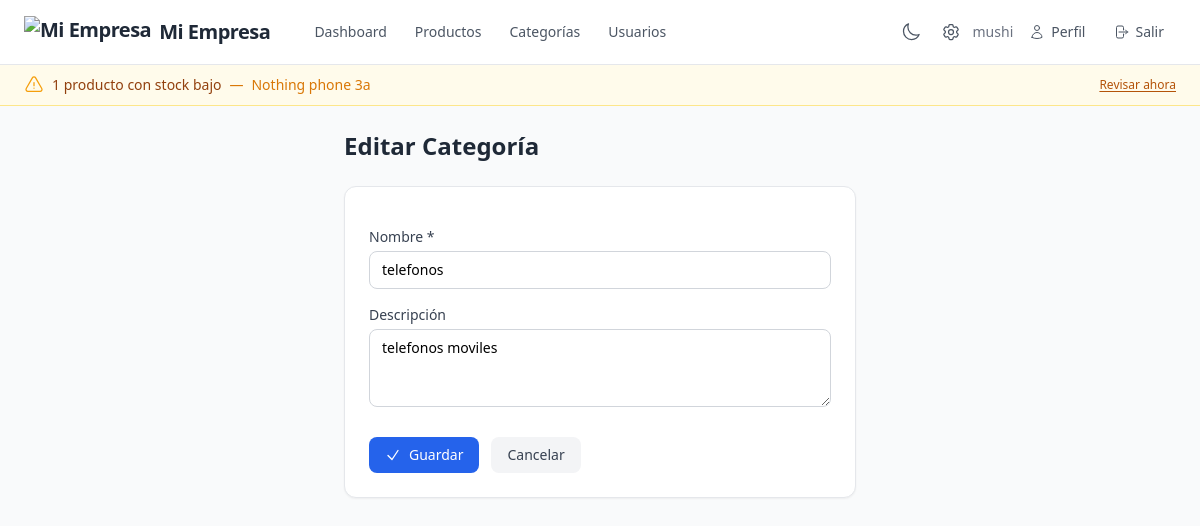
The app's page /categorias/1/editar/ (signed in) with its own data.
### inventory/models.py (models this page shows, shortened)
class CompanySettings(models.Model):
    company_name = models.CharField(max_length=100, default='Mi Empresa')
    logo = models.ImageField(upload_to='company/', blank=True, null=True)
    currency_symbol = models.CharField(max_length=10, default='$')
    class Meta:
        verbose_name_plural = 'company settings'
    @classmethod
    def load(cls):
        obj, created = cls.objects.get_or_create(pk=1)
        return obj

class Product(models.Model):
    name = models.CharField(max_length=200)
    description = models.TextField(blank=True)
    category = models.ForeignKey(Category, on_delete=models.CASCADE, related_name='products')
    price = models.DecimalField(max_digits=10, decimal_places=2)
    stock = models.IntegerField(default=0)
    low_stock_threshold = models.IntegerField(default=5)
    created_at = models.DateTimeField(auto_now_add=True)
    updated_at = models.DateTimeField(auto_now=True)

class Category(models.Model):
    name = models.CharField(max_length=100, unique=True)
    description = models.TextField(blank=True)
    created_at = models.DateTimeField(auto_now_add=True)
    updated_at = models.DateTimeField(auto_now=True)
    class Meta:
        verbose_name_plural = 'categories'

### inventory/views.py (the view)
# urls.py: path('categorias/<int:pk>/editar/', views.category_update, name='category_update'),
@require_permission('inventory.change_category')
def category_update(request, pk):
    category = get_object_or_404(Category, pk=pk)
    if request.method == 'POST':
        form = CategoryForm(request.POST, instance=category)
        if form.is_valid():
            form.save()
            messages.success(request, 'Categoría actualizada exitosamente.')
            return redirect('category_list')
    else:
        form = CategoryForm(instance=category)
    return render(request, 'inventory/category_form.html', {'form': form, 'category': category})

### inventory/forms.py
class CategoryForm(forms.ModelForm):
    class Meta:
        model = Category
        fields = ['name', 'description']
        widgets = {
            'description': forms.Textarea(attrs={'rows': 3}),
        }

### inventory/context_processors.py (called while the page is built)
def company_settings(request):
    settings = CompanySettings.load()
    return {
        'company_name': settings.company_name,
        'company_logo': settings.logo,
        'currency_symbol': settings.currency_symbol,
    }

def low_stock_notification(request):
    if not request.user.is_authenticated:
        return {'low_stock_count': 0, 'low_stock_list': []}
    products = Product.objects.filter(
        stock__lte=F('low_stock_threshold')
    ).select_related('category').order_by('stock')[:5]
    return {
        'low_stock_count': len(products),
        'low_stock_list': products,
    }

### inventory/views.py (called while the page is built)
def require_permission(perm):
    def decorator(view_func):
        @wraps(view_func)
        def _wrapped_view(request, *args, **kwargs):
            if not request.user.is_authenticated:
                return redirect(f'/login/?next={request.path}')
            if not request.user.has_perm(perm):
                messages.error(request, 'No tienes permiso para realizar esta acción.')
                return redirect('dashboard')
            return view_func(request, *args, **kwargs)
        return _wrapped_view
    return decorator

### templates/inventory/category_form.html (shortened to what this page needs)
{% extends 'base.html' %}
{% block content %}
<div class="max-w-lg mx-auto">
    <h1 class="text-2xl font-bold text-gray-800 dark:text-gray-100 mb-6">{% if form.instance.pk %}Editar{% else %}Nueva{% endif %} Categoría</h1>
    <form method="post" class="bg-white dark:bg-gray-800 rounded-xl shadow-sm border border-gray-200 dark:border-gray-700 p-6 space-y-4">
        <div>
            <label for="{{ form.name.id_for_label }}" class="block text-sm font-medium text-gray-700 dark:text-gray-300 mb-1">Nombre *</label>
            <input type="text" name="{{ form.name.html_name }}" id="{{ form.name.id_for_label }}" value="{{ form.name.value|default:'' }}" {% if form.name.field.required %}required{% endif %} class="w-full border border-gray-300 dark:border-gray-600 rounded-lg px-3 py-2 text-sm focus:ring-2 focus:ring-blue-500 focus:border-blue-500 dark:bg-gray-700 dark:text-gray-100 {% if form.name.errors %}border-red-500{% endif %}">
        </div>
        <div>
            <label for="{{ form.description.id_for_label }}" class="block text-sm font-medium text-gray-700 dark:text-gray-300 mb-1">Descripción</label>
            <textarea name="{{ form.description.html_name }}" id="{{ form.description.id_for_label }}" rows="3" class="w-full border border-gray-300 dark:border-gray-600 rounded-lg px-3 py-2 text-sm focus:ring-2 focus:ring-blue-500 focus:border-blue-500 dark:bg-gray-700 dark:text-gray-100 {% if form.description.errors %}border-red-500{% endif %}">{{ form.description.value|default:'' }}</textarea>
        </div>
        <div class="flex gap-3 pt-2">
            <button type="submit" class="inline-flex items-center gap-2 bg-blue-600 hover:bg-blue-500 text-white px-4 py-2 rounded-lg text-sm font-medium transition-colors">
                <svg xmlns="http://www.w3.org/2000/svg" class="w-4 h-4" fill="none" viewBox="0 0 24 24" stroke-width="2" stroke="currentColor">
                    <path stroke-linecap="round" stroke-linejoin="round" d="m4.5 12.75 6 6 9-13.5" />
                </svg>
                Guardar
            </button>
            <a href="{% url 'category_list' %}" class="inline-flex items-center gap-2 bg-gray-100 dark:bg-gray-700 hover:bg-gray-200 dark:hover:bg-gray-600 text-gray-700 dark:text-gray-300 px-4 py-2 rounded-lg text-sm font-medium transition-colors">
                Cancelar
            </a>
        </div>
    </form>
</div>
{% endblock %}

### templates/base.html (shortened to what this page needs)
<!DOCTYPE html>
<html lang="es-mx">
<head>
    <script src="https://cdn.tailwindcss.com">
    </script>
</head>
<body class="bg-gray-50 dark:bg-gray-900 min-h-screen transition-colors">
    <nav class="bg-white dark:bg-gray-800 shadow-sm border-b border-gray-200 dark:border-gray-700">
        <div class="max-w-7xl mx-auto px-4 sm:px-6">
            <div class="flex justify-between items-center h-16">
                <div class="flex items-center gap-8">
                    <a href="{% url 'dashboard' %}" class="flex items-center gap-2 text-xl font-bold text-gray-800 dark:text-gray-100 tracking-tight">
                        {% if company_logo %}
                        <img src="{{ company_logo.url }}" alt="{{ company_name }}" class="h-8 w-auto">
                        {% endif %}
                        {{ company_name }}
                    </a>
                    <div class="flex items-center gap-1">
                        <a href="{% url 'dashboard' %}" class="px-3 py-2 text-sm font-medium rounded-lg {% if request.resolver_match.url_name == 'dashboard' %}bg-blue-50 dark:bg-blue-900 text-blue-700 dark:text-blue-200{% else %}text-gray-600 dark:text-gray-300 hover:text-gray-800 dark:hover:text-gray-100 hover:bg-gray-100 dark:hover:bg-gray-700{% endif %} transition-colors">
                            Dashboard
                        </a>
                        <a href="{% url 'product_list' %}" class="px-3 py-2 text-sm font-medium rounded-lg {% if request.resolver_match.url_name == 'product_list' %}bg-blue-50 dark:bg-blue-900 text-blue-700 dark:text-blue-200{% else %}text-gray-600 dark:text-gray-300 hover:text-gray-800 dark:hover:text-gray-100 hover:bg-gray-100 dark:hover:bg-gray-700{% endif %} transition-colors">
                            Productos
                        </a>
                        <a href="{% url 'category_list' %}" class="px-3 py-2 text-sm font-medium rounded-lg {% if request.resolver_match.url_name == 'category_list' %}bg-blue-50 dark:bg-blue-900 text-blue-700 dark:text-blue-200{% else %}text-gray-600 dark:text-gray-300 hover:text-gray-800 dark:hover:text-gray-100 hover:bg-gray-100 dark:hover:bg-gray-700{% endif %} transition-colors">
                            Categorías
                        </a>
                        {% if user.is_superuser %}
                        <a href="{% url 'user_list' %}" class="px-3 py-2 text-sm font-medium rounded-lg {% if request.resolver_match.url_name|slice:':5' == 'user_' %}bg-blue-50 dark:bg-blue-900 text-blue-700 dark:text-blue-200{% else %}text-gray-600 dark:text-gray-300 hover:text-gray-800 dark:hover:text-gray-100 hover:bg-gray-100 dark:hover:bg-gray-700{% endif %} transition-colors">
                            Usuarios
                        </a>
                        {% endif %}
                    </div>
                </div>
                <div class="flex items-center gap-1">
                    <button id="theme-toggle" type="button" class="inline-flex items-center justify-center px-2 py-2 text-sm font-medium text-gray-600 dark:text-gray-300 hover:text-blue-600 dark:hover:text-blue-400 hover:bg-blue-50 dark:hover:bg-blue-900 rounded-lg transition-colors" title="Cambiar tema">
                    </button>
                    {% if user.is_superuser %}
                    <a href="{% url 'settings_update' %}" class="inline-flex items-center gap-1.5 px-2 py-2 text-sm font-medium text-gray-600 dark:text-gray-300 hover:text-blue-600 dark:hover:text-blue-400 hover:bg-blue-50 dark:hover:bg-blue-900 rounded-lg transition-colors" title="Configuración">
                    </a>
                    {% endif %}
                    {% if user.is_authenticated %}
                    <span class="text-sm text-gray-500 dark:text-gray-400 hidden sm:inline">{{ user.username }}</span>
                    <a href="{% url 'profile_update' %}" class="inline-flex items-center gap-1.5 px-3 py-2 text-sm font-medium text-gray-600 dark:text-gray-300 hover:text-blue-600 dark:hover:text-blue-400 hover:bg-blue-50 dark:hover:bg-blue-900 rounded-lg transition-colors">
                        <span class="hidden sm:inline">Perfil</span>
                    </a>
                    <form method="post" action="{% url 'logout' %}" class="inline">
                        <button type="submit" class="inline-flex items-center gap-1.5 px-3 py-2 text-sm font-medium text-gray-600 dark:text-gray-300 hover:text-red-600 dark:hover:text-red-400 hover:bg-red-50 dark:hover:bg-red-900 rounded-lg transition-colors cursor-pointer">
                            <span class="hidden sm:inline">Salir</span>
                        </button>
                    </form>
                    {% endif %}
                </div>
            </div>
        </div>
    </nav>
    {% if user.is_authenticated and low_stock_count %}
    <div class="bg-amber-50 dark:bg-amber-900 border-b border-amber-200 dark:border-amber-700">
        <div class="max-w-7xl mx-auto px-4 sm:px-6 py-2.5 flex items-center justify-between">
            <div class="flex items-center gap-2 text-sm text-amber-800 dark:text-amber-200">
                <span class="font-medium">{{ low_stock_count }} producto{% if low_stock_count != 1 %}s{% endif %} con stock bajo</span>
                <span class="hidden sm:inline text-amber-600 dark:text-amber-400">—</span>
                <span class="hidden sm:inline text-amber-600 dark:text-amber-400">
                {% for p in low_stock_list %}
                    {{ p.name }}{% if not forloop.last %}, {% endif %}
                {% endfor %}
                </span>
            </div>
            <a href="{% url 'product_list' %}?q=&amp;category=" class="flex-shrink-0 text-xs font-medium text-amber-700 dark:text-amber-300 hover:text-amber-900 dark:hover:text-amber-100 underline underline-offset-2">
                Revisar ahora
            </a>
        </div>
    </div>
    {% endif %}
    <main class="max-w-7xl mx-auto px-4 sm:px-6 py-6">
        {% block content %}{% endblock %}
    </main>
</body>
</html>

### records on screen
CompanySettings: company_name "Mi Empresa"
Product: name "Nothing phone 3a"
Category: name "telefonos", description "telefonos moviles"

### other values on screen
{{ user.username }} "mushi"
{{ low_stock_count }} "1"
